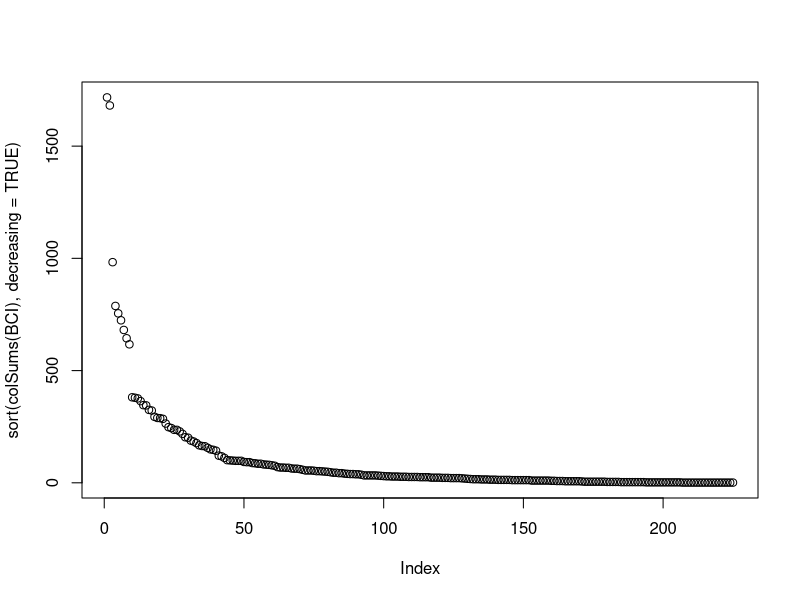
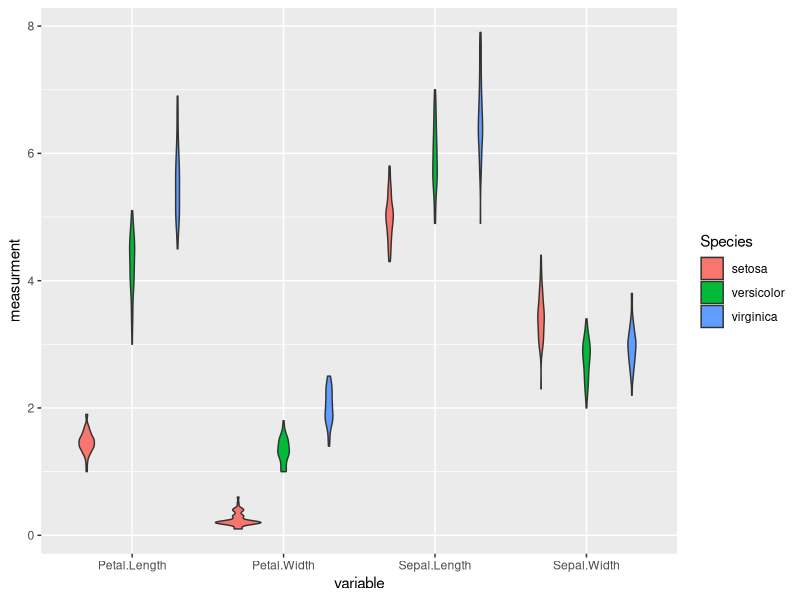

Source code (R) for these figures, in order:
library("tidyverse")

#pipes %>% cmd-shift-m ####
data(BCI, package = "vegan")

plot(sort(colSums(BCI), decreasing = TRUE))

BCI %>% colSums() %>% sort(decreasing = TRUE)

# one table functions ####
iris<-as_tibble(iris)
iris
#select
iris %>% select(Sepal.Length, Species)
iris %>% select(-Sepal.Length)
iris %>% select(Sepal.Width :Species) #tar alle kollonene fra første:siste

#rename
iris %>% rename(sepal.length= Sepal.Length) #rename(nytt navn = gammelt navn)

#filter
iris %>% filter(Sepal.Length>5, Petal.Length<2)

#grup_by
iris %>% group_by(Species) #beveger ingenting, men den bare vet at disse hører sammen

#mutat
iris %>% mutate(petal.area=Petal.Length*Petal.Width) #tilfører en ny kollone
iris %>% mutate(Species = toupper(Species)) #alt blir til store bokstaver

#
iris %>% group_by(Species) %>% summarise(mean_petal_length = mean(Petal.Length), sd_petal_length = sd(Petal.Length))

iris %>% group_by(Species) %>% mutate(mean_petal_length=mean(Petal.Length))

#arrenge => systematiser
iris %>% arrange(Petal.Length) #fra minste til størst
iris %>% arrange (desc(Petal.Length)) #fra størst til minst

iris %>% group_by(Species) %>% arrange(Petal.Length) %>% slice(1:3) #vis den minste 3delen av petal.length i gruppene art

iris %>% group_by(Species) %>% nest() #Lager en ny tabble til hver art

iris %>% 
  group_by(Species) %>% 
  nest() %>% 
  mutate(mod = map(data, ~ lm(Sepal.Length ~Sepal.Width, data = .))) %>% 
  mutate(coef=map(mod, broom::tidy)) %>% 
  unnest(coef)

# 
iris %>% 
  rownames_to_column() %>% 
  gather(key= variable, value= measurment, -Species, -rowname) %>% 
  group_by(Species, variable) %>% 
  summarise(mean=mean(measurment))

iris %>% 
  rownames_to_column() %>% 
  gather(key= variable, value= measurment, -Species, -rowname) %>% 
  ggplot(aes(x=variable, y= measurment, fill= Species))+geom_violin()

#two table function ####

